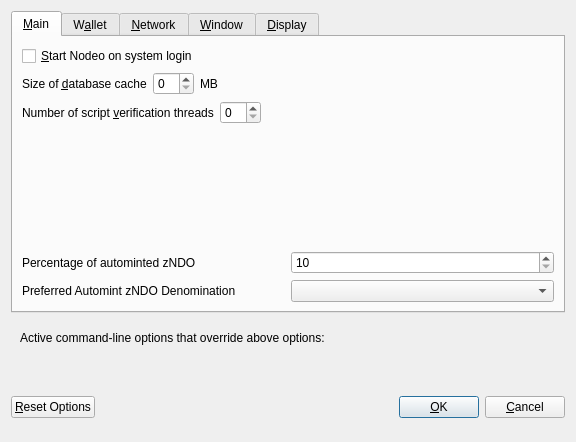
<?xml version="1.0" encoding="UTF-8"?>
<ui version="4.0">
 <class>OptionsDialog</class>
 <widget class="QDialog" name="OptionsDialog">
  <property name="geometry">
   <rect>
    <x>0</x>
    <y>0</y>
    <width>576</width>
    <height>442</height>
   </rect>
  </property>
  <property name="windowTitle">
   <string>Options</string>
  </property>
  <property name="modal">
   <bool>true</bool>
  </property>
  <layout class="QVBoxLayout" name="verticalLayout">
   <item>
    <widget class="QTabWidget" name="tabWidget">
     <property name="currentIndex">
      <number>0</number>
     </property>
     <widget class="QWidget" name="tabMain">
      <attribute name="title">
       <string>&amp;Main</string>
      </attribute>
      <layout class="QVBoxLayout" name="verticalLayout_Main">
       <item>
        <widget class="QCheckBox" name="bitcoinAtStartup">
         <property name="toolTip">
          <string>Automatically start Nodeo after logging in to the system.</string>
         </property>
         <property name="text">
          <string>&amp;Start Nodeo on system login</string>
         </property>
        </widget>
       </item>
       <item>
        <layout class="QHBoxLayout" name="horizontalLayout_2_Main">
         <item>
          <widget class="QLabel" name="databaseCacheLabel">
           <property name="text">
            <string>Size of &amp;database cache</string>
           </property>
           <property name="textFormat">
            <enum>Qt::PlainText</enum>
           </property>
           <property name="buddy">
            <cstring>databaseCache</cstring>
           </property>
          </widget>
         </item>
         <item>
          <widget class="QSpinBox" name="databaseCache"/>
         </item>
         <item>
          <widget class="QLabel" name="databaseCacheUnitLabel">
           <property name="text">
            <string>MB</string>
           </property>
           <property name="textFormat">
            <enum>Qt::PlainText</enum>
           </property>
          </widget>
         </item>
         <item>
          <spacer name="horizontalSpacer_2_Main">
           <property name="orientation">
            <enum>Qt::Horizontal</enum>
           </property>
           <property name="sizeHint" stdset="0">
            <size>
             <width>40</width>
             <height>20</height>
            </size>
           </property>
          </spacer>
         </item>
        </layout>
       </item>
       <item>
        <layout class="QHBoxLayout" name="horizontalLayout_3_Main">
         <item>
          <widget class="QLabel" name="threadsScriptVerifLabel">
           <property name="text">
            <string>Number of script &amp;verification threads</string>
           </property>
           <property name="textFormat">
            <enum>Qt::PlainText</enum>
           </property>
           <property name="buddy">
            <cstring>threadsScriptVerif</cstring>
           </property>
          </widget>
         </item>
         <item>
          <widget class="QSpinBox" name="threadsScriptVerif">
           <property name="toolTip">
            <string>(0 = auto, &lt;0 = leave that many cores free)</string>
           </property>
          </widget>
         </item>
         <item>
          <spacer name="horizontalSpacer_3_Main">
           <property name="orientation">
            <enum>Qt::Horizontal</enum>
           </property>
           <property name="sizeHint" stdset="0">
            <size>
             <width>40</width>
             <height>20</height>
            </size>
           </property>
          </spacer>
         </item>
        </layout>
       </item>
       <item>
        <spacer name="verticalSpacer_2">
         <property name="orientation">
          <enum>Qt::Vertical</enum>
         </property>
         <property name="sizeHint" stdset="0">
          <size>
           <width>20</width>
           <height>40</height>
          </size>
         </property>
        </spacer>
       </item>
       <item>
        <layout class="QHBoxLayout" name="horizontalLayout_3">
         <item>
          <widget class="QLabel" name="percentage_label">
           <property name="toolTip">
            <string>Percentage of incoming NODEO which get automatically converted to zNDO via Zerocoin Protocol (min: 10%)</string>
           </property>
           <property name="text">
            <string>Percentage of autominted zNDO</string>
           </property>
          </widget>
         </item>
         <item>
          <widget class="QSpinBox" name="zeromintPercentage">
           <property name="minimum">
            <number>10</number>
           </property>
           <property name="maximum">
            <number>100</number>
           </property>
          </widget>
         </item>
        </layout>
       </item>
       <item>
        <layout class="QHBoxLayout" name="horizontalLayout" stretch="0,0">
         <property name="sizeConstraint">
          <enum>QLayout::SetFixedSize</enum>
         </property>
         <item>
          <widget class="QLabel" name="labelPreferredDenom">
           <property name="maximumSize">
            <size>
             <width>16777215</width>
             <height>16777215</height>
            </size>
           </property>
           <property name="toolTip">
            <string>Wait with automatic conversion to Zerocoin until enough NODEO for this denomination is available</string>
           </property>
           <property name="text">
            <string>Preferred Automint zNDO Denomination</string>
           </property>
          </widget>
         </item>
         <item>
          <widget class="QComboBox" name="preferredDenom">
           <property name="maximumSize">
            <size>
             <width>16777215</width>
             <height>27</height>
            </size>
           </property>
           <property name="toolTip">
            <string>Wait with automatic conversion to Zerocoin until enough NODEO for this denomination is available</string>
           </property>
           <property name="maxVisibleItems">
            <number>9</number>
           </property>
           <property name="maxCount">
            <number>9</number>
           </property>
          </widget>
         </item>
        </layout>
       </item>
      </layout>
     </widget>
     <widget class="QWidget" name="tabWallet">
      <attribute name="title">
       <string>W&amp;allet</string>
      </attribute>
      <layout class="QVBoxLayout" name="verticalLayout_Wallet">
       <item>
        <widget class="QGroupBox" name="groupBox">
         <property name="title">
          <string>Expert</string>
         </property>
         <layout class="QVBoxLayout" name="verticalLayout_2">
          <item>
           <widget class="QCheckBox" name="coinControlFeatures">
            <property name="toolTip">
             <string>Whether to show coin control features or not.</string>
            </property>
            <property name="text">
             <string>Enable coin &amp;control features</string>
            </property>
           </widget>
          </item>
          <item>
           <widget class="QCheckBox" name="showMasternodesTab">
            <property name="toolTip">
             <string>Show additional tab listing all your masternodes in first sub-tab&lt;br/&gt;and all masternodes on the network in second sub-tab.</string>
            </property>
            <property name="text">
             <string>Show Masternodes Tab</string>
            </property>
           </widget>
          </item>
          <item>
           <widget class="QCheckBox" name="spendZeroConfChange">
            <property name="toolTip">
             <string>If you disable the spending of unconfirmed change, the change from a transaction&lt;br/&gt;cannot be used until that transaction has at least one confirmation.&lt;br/&gt;This also affects how your balance is computed.</string>
            </property>
            <property name="text">
             <string>&amp;Spend unconfirmed change</string>
            </property>
           </widget>
          </item>
         </layout>
        </widget>
       </item>
       <item>
        <spacer name="verticalSpacer_Wallet">
         <property name="orientation">
          <enum>Qt::Vertical</enum>
         </property>
         <property name="sizeHint" stdset="0">
          <size>
           <width>20</width>
           <height>40</height>
          </size>
         </property>
        </spacer>
       </item>
      </layout>
     </widget>
     <widget class="QWidget" name="tabNetwork">
      <attribute name="title">
       <string>&amp;Network</string>
      </attribute>
      <layout class="QVBoxLayout" name="verticalLayout_Network">
       <item>
        <widget class="QCheckBox" name="mapPortUpnp">
         <property name="toolTip">
          <string>Automatically open the Nodeo client port on the router. This only works when your router supports UPnP and it is enabled.</string>
         </property>
         <property name="text">
          <string>Map port using &amp;UPnP</string>
         </property>
        </widget>
       </item>
       <item>
        <widget class="QCheckBox" name="allowIncoming">
         <property name="toolTip">
          <string>Accept connections from outside</string>
         </property>
         <property name="text">
          <string>Allow incoming connections</string>
         </property>
        </widget>
       </item>
       <item>
        <widget class="QCheckBox" name="connectSocks">
         <property name="toolTip">
          <string>Connect to the Nodeo network through a SOCKS5 proxy.</string>
         </property>
         <property name="text">
          <string>&amp;Connect through SOCKS5 proxy (default proxy):</string>
         </property>
        </widget>
       </item>
       <item>
        <layout class="QHBoxLayout" name="horizontalLayout_1_Network">
         <item>
          <widget class="QLabel" name="proxyIpLabel">
           <property name="text">
            <string>Proxy &amp;IP:</string>
           </property>
           <property name="textFormat">
            <enum>Qt::PlainText</enum>
           </property>
           <property name="buddy">
            <cstring>proxyIp</cstring>
           </property>
          </widget>
         </item>
         <item>
          <widget class="QValidatedLineEdit" name="proxyIp">
           <property name="minimumSize">
            <size>
             <width>140</width>
             <height>0</height>
            </size>
           </property>
           <property name="maximumSize">
            <size>
             <width>140</width>
             <height>16777215</height>
            </size>
           </property>
           <property name="toolTip">
            <string>IP address of the proxy (e.g. IPv4: 127.0.0.1 / IPv6: ::1)</string>
           </property>
          </widget>
         </item>
         <item>
          <widget class="QLabel" name="proxyPortLabel">
           <property name="text">
            <string>&amp;Port:</string>
           </property>
           <property name="textFormat">
            <enum>Qt::PlainText</enum>
           </property>
           <property name="buddy">
            <cstring>proxyPort</cstring>
           </property>
          </widget>
         </item>
         <item>
          <widget class="QLineEdit" name="proxyPort">
           <property name="minimumSize">
            <size>
             <width>55</width>
             <height>0</height>
            </size>
           </property>
           <property name="maximumSize">
            <size>
             <width>55</width>
             <height>16777215</height>
            </size>
           </property>
           <property name="toolTip">
            <string>Port of the proxy (e.g. 9050)</string>
           </property>
          </widget>
         </item>
         <item>
          <spacer name="horizontalSpacer_1_Network">
           <property name="orientation">
            <enum>Qt::Horizontal</enum>
           </property>
           <property name="sizeHint" stdset="0">
            <size>
             <width>40</width>
             <height>20</height>
            </size>
           </property>
          </spacer>
         </item>
        </layout>
       </item>
       <item>
        <spacer name="verticalSpacer_Network">
         <property name="orientation">
          <enum>Qt::Vertical</enum>
         </property>
         <property name="sizeHint" stdset="0">
          <size>
           <width>20</width>
           <height>40</height>
          </size>
         </property>
        </spacer>
       </item>
      </layout>
     </widget>
     <widget class="QWidget" name="tabWindow">
      <attribute name="title">
       <string>&amp;Window</string>
      </attribute>
      <layout class="QVBoxLayout" name="verticalLayout_Window">
       <item>
        <widget class="QCheckBox" name="minimizeToTray">
         <property name="toolTip">
          <string>Show only a tray icon after minimizing the window.</string>
         </property>
         <property name="text">
          <string>&amp;Minimize to the tray instead of the taskbar</string>
         </property>
        </widget>
       </item>
       <item>
        <widget class="QCheckBox" name="minimizeOnClose">
         <property name="toolTip">
          <string>Minimize instead of exit the application when the window is closed. When this option is enabled, the application will be closed only after selecting Quit in the menu.</string>
         </property>
         <property name="text">
          <string>M&amp;inimize on close</string>
         </property>
        </widget>
       </item>
       <item>
        <spacer name="verticalSpacer_Window">
         <property name="orientation">
          <enum>Qt::Vertical</enum>
         </property>
         <property name="sizeHint" stdset="0">
          <size>
           <width>20</width>
           <height>40</height>
          </size>
         </property>
        </spacer>
       </item>
      </layout>
     </widget>
     <widget class="QWidget" name="tabDisplay">
      <attribute name="title">
       <string>&amp;Display</string>
      </attribute>
      <layout class="QVBoxLayout" name="verticalLayout_Display">
       <item>
        <layout class="QHBoxLayout" name="horizontalLayout_1_Display">
         <item>
          <widget class="QLabel" name="langLabel">
           <property name="text">
            <string>User Interface &amp;language:</string>
           </property>
           <property name="textFormat">
            <enum>Qt::PlainText</enum>
           </property>
           <property name="buddy">
            <cstring>lang</cstring>
           </property>
          </widget>
         </item>
         <item>
          <widget class="QValueComboBox" name="lang">
           <property name="toolTip">
            <string>The user interface language can be set here. This setting will take effect after restarting Nodeo.</string>
           </property>
          </widget>
         </item>
        </layout>
       </item>
       <item>
        <widget class="QLabel" name="label_3">
         <property name="toolTip">
          <string notr="true"/>
         </property>
         <property name="statusTip">
          <string notr="true"/>
         </property>
         <property name="whatsThis">
          <string notr="true"/>
         </property>
         <property name="accessibleName">
          <string notr="true"/>
         </property>
         <property name="text">
          <string>Language missing or translation incomplete? Help contributing translations here:
https://www.transifex.com/nodeo-project/nodeo-project-translations</string>
         </property>
         <property name="wordWrap">
          <bool>true</bool>
         </property>
         <property name="openExternalLinks">
          <bool>true</bool>
         </property>
         <property name="textInteractionFlags">
          <set>Qt::TextBrowserInteraction</set>
         </property>
        </widget>
       </item>
       <item>
        <layout class="QHBoxLayout" name="horizontalLayout_4_Display" stretch="0,0">
         <item>
          <widget class="QLabel" name="themeLabel">
           <property name="text">
            <string>User Interface Theme:</string>
           </property>
          </widget>
         </item>
         <item>
          <widget class="QValueComboBox" name="theme"/>
         </item>
        </layout>
       </item>
       <item>
        <widget class="Line" name="line">
         <property name="orientation">
          <enum>Qt::Horizontal</enum>
         </property>
        </widget>
       </item>
       <item>
        <layout class="QHBoxLayout" name="horizontalLayout_2_Display">
         <item>
          <widget class="QLabel" name="unitLabel">
           <property name="text">
            <string>&amp;Unit to show amounts in:</string>
           </property>
           <property name="textFormat">
            <enum>Qt::PlainText</enum>
           </property>
           <property name="buddy">
            <cstring>unit</cstring>
           </property>
          </widget>
         </item>
         <item>
          <widget class="QValueComboBox" name="unit">
           <property name="toolTip">
            <string>Choose the default subdivision unit to show in the interface and when sending coins.</string>
           </property>
          </widget>
         </item>
        </layout>
       </item>
       <item>
        <layout class="QHBoxLayout" name="horizontalLayout_5_Display">
         <item>
          <widget class="QLabel" name="digitsLabel">
           <property name="text">
            <string>Decimal digits</string>
           </property>
          </widget>
         </item>
         <item>
          <widget class="QValueComboBox" name="digits"/>
         </item>
        </layout>
       </item>
       <item>
        <layout class="QHBoxLayout" name="horizontalLayout_3_Display">
         <item>
          <widget class="QLabel" name="thirdPartyTxUrlsLabel">
           <property name="toolTip">
            <string>Third party URLs (e.g. a block explorer) that appear in the transactions tab as context menu items. %s in the URL is replaced by transaction hash. Multiple URLs are separated by vertical bar |.</string>
           </property>
           <property name="text">
            <string>Third party transaction URLs</string>
           </property>
           <property name="buddy">
            <cstring>thirdPartyTxUrls</cstring>
           </property>
          </widget>
         </item>
         <item>
          <widget class="QLineEdit" name="thirdPartyTxUrls">
           <property name="toolTip">
            <string>Third party URLs (e.g. a block explorer) that appear in the transactions tab as context menu items. %s in the URL is replaced by transaction hash. Multiple URLs are separated by vertical bar |.</string>
           </property>
          </widget>
         </item>
        </layout>
       </item>
       <item>
        <spacer name="verticalSpacer">
         <property name="orientation">
          <enum>Qt::Vertical</enum>
         </property>
         <property name="sizeHint" stdset="0">
          <size>
           <width>20</width>
           <height>40</height>
          </size>
         </property>
        </spacer>
       </item>
      </layout>
     </widget>
    </widget>
   </item>
   <item>
    <widget class="QFrame" name="frame">
     <layout class="QVBoxLayout" name="verticalLayout_Bottom">
      <item>
       <layout class="QHBoxLayout" name="horizontalLayout_Bottom">
        <item>
         <widget class="QLabel" name="overriddenByCommandLineInfoLabel">
          <property name="text">
           <string>Active command-line options that override above options:</string>
          </property>
          <property name="textFormat">
           <enum>Qt::PlainText</enum>
          </property>
         </widget>
        </item>
        <item>
         <spacer name="horizontalSpacer_Bottom">
          <property name="orientation">
           <enum>Qt::Horizontal</enum>
          </property>
          <property name="sizeHint" stdset="0">
           <size>
            <width>40</width>
            <height>20</height>
           </size>
          </property>
         </spacer>
        </item>
       </layout>
      </item>
      <item>
       <widget class="QLabel" name="overriddenByCommandLineLabel">
        <property name="text">
         <string/>
        </property>
        <property name="textFormat">
         <enum>Qt::PlainText</enum>
        </property>
        <property name="wordWrap">
         <bool>true</bool>
        </property>
       </widget>
      </item>
     </layout>
    </widget>
   </item>
   <item>
    <layout class="QHBoxLayout" name="horizontalLayout_Buttons">
     <item>
      <widget class="QPushButton" name="resetButton">
       <property name="toolTip">
        <string>Reset all client options to default.</string>
       </property>
       <property name="text">
        <string>&amp;Reset Options</string>
       </property>
       <property name="autoDefault">
        <bool>false</bool>
       </property>
      </widget>
     </item>
     <item>
      <spacer name="horizontalSpacer_1">
       <property name="orientation">
        <enum>Qt::Horizontal</enum>
       </property>
       <property name="sizeHint" stdset="0">
        <size>
         <width>40</width>
         <height>48</height>
        </size>
       </property>
      </spacer>
     </item>
     <item>
      <widget class="QLabel" name="statusLabel">
       <property name="minimumSize">
        <size>
         <width>200</width>
         <height>0</height>
        </size>
       </property>
       <property name="font">
        <font>
         <weight>75</weight>
         <bold>true</bold>
        </font>
       </property>
       <property name="text">
        <string/>
       </property>
       <property name="textFormat">
        <enum>Qt::PlainText</enum>
       </property>
       <property name="wordWrap">
        <bool>true</bool>
       </property>
      </widget>
     </item>
     <item>
      <spacer name="horizontalSpacer_2">
       <property name="orientation">
        <enum>Qt::Horizontal</enum>
       </property>
       <property name="sizeHint" stdset="0">
        <size>
         <width>40</width>
         <height>48</height>
        </size>
       </property>
      </spacer>
     </item>
     <item>
      <widget class="QPushButton" name="okButton">
       <property name="text">
        <string>&amp;OK</string>
       </property>
       <property name="autoDefault">
        <bool>false</bool>
       </property>
       <property name="default">
        <bool>true</bool>
       </property>
      </widget>
     </item>
     <item>
      <widget class="QPushButton" name="cancelButton">
       <property name="text">
        <string>&amp;Cancel</string>
       </property>
       <property name="autoDefault">
        <bool>false</bool>
       </property>
      </widget>
     </item>
    </layout>
   </item>
  </layout>
 </widget>
 <customwidgets>
  <customwidget>
   <class>QValidatedLineEdit</class>
   <extends>QLineEdit</extends>
   <header>qvalidatedlineedit.h</header>
  </customwidget>
  <customwidget>
   <class>QValueComboBox</class>
   <extends>QComboBox</extends>
   <header>qvaluecombobox.h</header>
  </customwidget>
 </customwidgets>
 <resources/>
 <connections/>
</ui>
